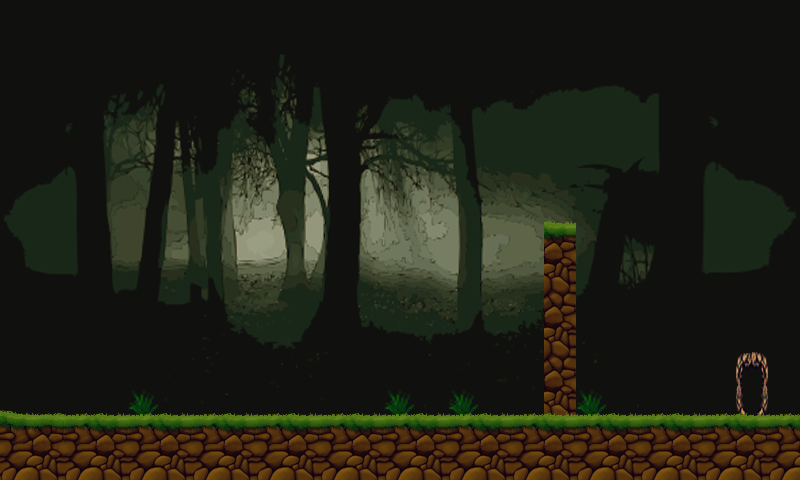

A level layout from a 2D game, rendered from its tile map. Below: a short description, then the map file with tile-grid data replaced by summaries:
An orthogonal 25x15 tile map with 32x32 px tiles, 3 tile layers (background, behind2, grnd), 3 tilesets and 7 objects (ground, box2, start, finish, enemy1, ...).

<map version="1.0" orientation="orthogonal" renderorder="right-down" width="25" height="15" tilewidth="32" tileheight="32" nextobjectid="25">
 <properties>
  <property name="mapmeta" value="mapvalue" />
 </properties>
 <tileset firstgid="1" name="Untitled" tilewidth="32" tileheight="32">
  <image source="tiles.png" width="256" height="32" />
 </tileset>
 <tileset firstgid="9" name="forest" tilewidth="32" tileheight="32">
  <image source="forest.png" width="320" height="320" />
 </tileset>
 <tileset firstgid="109" name="Gothic-Forest_Clip_Art" tilewidth="800" tileheight="480">
  <image source="Gothic-Forest_Clip_Art.png" width="800" height="480" />
 </tileset>
 <layer name="background" width="25" height="15">
  <data>[375 cells, 3 non-empty, 3 distinct tile ids]</data>
 </layer>
 <layer name="behind2" width="25" height="15">
  <data>[375 cells, 14 non-empty, 8 distinct tile ids]</data>
 </layer>
 <layer name="grnd" width="25" height="15">
  <data>[375 cells, 75 non-empty, 10 distinct tile ids]</data>
 </layer>
 <objectgroup name="obstacles">
  <properties>
   <property name="objectmeta" value="objectvalue" />
  </properties>
  <object id="6" name="ground" x="-5" y="416" width="811" height="69">
   <properties>
    <property name="name" value="ground" />
   </properties>
  </object>
  <object id="16" name="box2" x="544" y="229" width="32" height="188">
   <properties>
    <property name="name" value="box2" />
   </properties>
  </object>
 </objectgroup>
 <objectgroup name="startFinish">
  <object id="10" name="start" x="35" y="350" width="48" height="64">
   <properties>
    <property name="name" value="start" />
   </properties>
  </object>
  <object id="12" name="finish" x="736" y="352" width="32" height="60">
   <properties>
    <property name="name" value="finish" />
   </properties>
  </object>
 </objectgroup>
 <objectgroup name="shackleables" />
 <objectgroup name="enemies">
  <object id="17" name="enemy1" x="274" y="375" width="34" height="31">
   <properties>
    <property name="name" value="enemy1" />
   </properties>
  </object>
  <object id="18" name="enemy2" x="434" y="153" width="34" height="31">
   <properties>
    <property name="name" value="enemy2" />
   </properties>
  </object>
  <object id="23" name="enemy3" x="34" y="262" width="34" height="31">
   <properties>
    <property name="name" value="enemy3" />
   </properties>
  </object>
 </objectgroup>
 <objectgroup name="platforms" />
 <objectgroup name="pinecones" />
</map>
